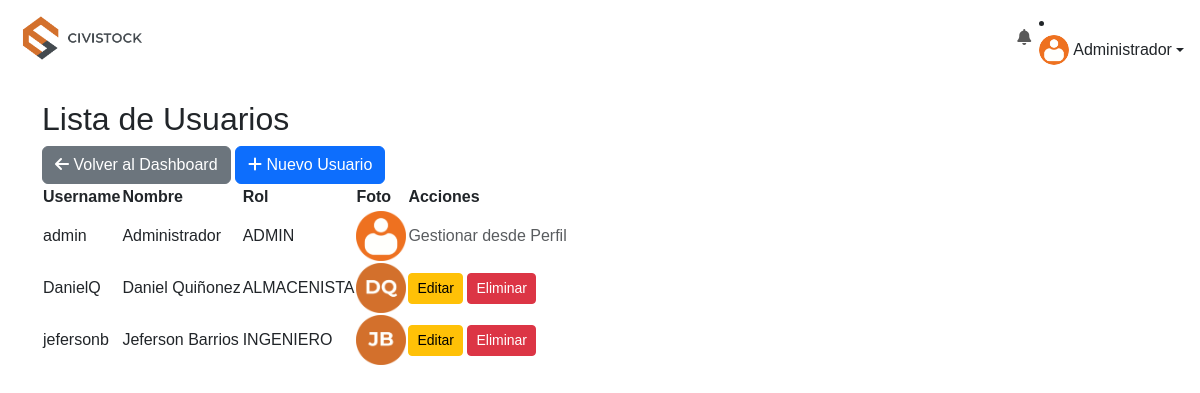
The app's page /admin/usuarios (signed in) with its own data.
### models.py (models this page shows, shortened)
class User(db.Model):
    __tablename__ = 'user'
    id = db.Column(db.Integer, primary_key=True)
    username = db.Column(db.String(80), unique=True, nullable=False)
    nombre = db.Column(db.String(120), nullable=False)
    password = db.Column(db.String(200), nullable=False)
    rol = db.Column(db.String(20), nullable=False)
    foto = db.Column(db.String(120), nullable=True, default='default.jpg')

### admin_routes.py (the view)
@admin_bp.route('/usuarios')
@admin_required
def listar_usuarios():
    usuarios = User.query.all()
    return render_template('admin/listar_usuarios.html', usuarios=usuarios)

### admin_routes.py (called while the page is built)
def admin_required(f):
    @wraps(f)
    def decorated_function(*args, **kwargs):
        if 'user_role' not in session or session['user_role'] != 'ADMIN':
            flash('Acceso no autorizado', 'error')
            return redirect(url_for('login_page'))
        return f(*args, **kwargs)
    return decorated_function

### utils.py (called while the page is built)
def obtener_materiales_bajo_stock():
    return Material.query.filter(Material.stock <= Material.stock_minimo).all()

### templates/admin/listar_usuarios.html (shortened to what this page needs)
{% extends "base.html" %}
{% block content %}
  <h2>Lista de Usuarios</h2>
  <div class="actions-bar">
    <a href="{{ url_for('admin.dashboard') }}" class="btn btn-secondary">
      <i class="fas fa-arrow-left"></i> Volver al Dashboard
    </a>
    <a href="{{ url_for('admin.nuevo_usuario') }}" class="btn btn-primary">
      <i class="fas fa-plus"></i> Nuevo Usuario
    </a>
  </div>
{% set default_img = url_for('static', filename='uploads/default.png') %}
  <table class="user-table">
    <thead>
      <tr>
        <th>Username</th>
        <th>Nombre</th>
        <th>Rol</th>
        <th>Foto</th>
        <th>Acciones</th>
      </tr>
    </thead>
    <tbody>
      {% for usuario in usuarios %}
        <tr>
          <td>{{ usuario.username }}</td>
          <td>{{ usuario.nombre }}</td>
          <td>{{ usuario.rol }}</td>
          <td>
            <img
            src="{{ url_for('static', filename='uploads/' ~ (usuario.foto|default('default.png'))) }}"
            alt="Foto de {{ usuario.nombre }}"
            width="50"
            onerror='this.onerror=null;this.src="{{ default_img }}";'>
          </td>
          <td>
            {% if usuario.username != 'admin' %}
              <a href="{{ url_for('admin.editar_usuario', user_id=usuario.id) }}" class="btn btn-warning btn-sm">Editar</a>
              <form action="{{ url_for('admin.eliminar_usuario', user_id=usuario.id) }}" method="post" style="display:inline;">
                <button type="submit" class="btn btn-danger btn-sm" onclick="return confirm('¿Estás seguro?');">Eliminar</button>
              </form>
            {% else %}
              <span class="text-muted">Gestionar desde Perfil</span>
            {% endif %}
          </td>
        </tr>
      {% endfor %}
    </tbody>
  </table>
{% endblock %}

### templates/base.html (shortened to what this page needs)
<!DOCTYPE html>
<html lang="es">
<head>
    <link href="https://cdn.jsdelivr.net/npm/bootstrap@5.3.0/dist/css/bootstrap.min.css" rel="stylesheet">
    <link href="https://cdnjs.cloudflare.com/ajax/libs/font-awesome/6.5.0/css/all.min.css" rel="stylesheet">
    <link rel="stylesheet" href="{{ url_for('static', filename='style.css') }}">
</head>
<body>
    <nav class="navbar navbar-expand-lg navbar-white bg-white px-3">
        <a class="navbar-brand" href="{{ url_for(user_role.lower() + '.dashboard') }}">
            <img src="{{ url_for('static', filename='civistockresponsive.png') }}" alt="Logo" height="50">
        </a>
        <div class="collapse navbar-collapse" id="menuNav">
<ul class="navbar-nav">
    <li class="nav-item dropdown">
        <a class="nav-link position-relative" href="#" id="notifDropdown" role="button" data-bs-toggle="dropdown" aria-expanded="false">
            <i class="fas fa-bell"></i>
        </a>
    </li>
</ul>
                <li class="nav-item dropdown">
                    <a class="nav-link dropdown-toggle d-flex align-items-center" href="#" role="button" data-bs-toggle="dropdown">
                        <img src="{{ url_for('static', filename='uploads/' + (user_photo or 'default.jpg')) }}" alt="Foto" width="30" height="30" class="rounded-circle me-1">
                        {{ user_name }}
                    </a>
                </li>
        </div>
    </nav>
    <div class="container my-4">
        {% block content %}{% endblock %}
    </div>

### static/style.css (style rules this page uses)
body, html { margin: 0; padding: 0; height: 100%; font-family: 'Montserrat', sans-serif; }

### records on screen
User: nombre "Administrador", username "admin", rol "ADMIN", foto (placeholder picture), shows "Gestionar desde Perfil"
User: username "DanielQ", nombre "Daniel Quiñonez", rol "ALMACENISTA", foto (picture)
User: username "jefersonb", nombre "Jeferson Barrios", rol "INGENIERO", foto (picture)
